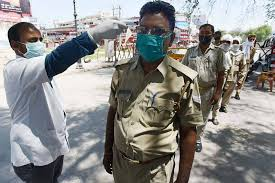
#> input picture test10.jpg, 275 x 183 px
$ python img_recognition_code.py
#> lines starting #> are read from the running program, lines starting #| are printed output that depends on the picture; after the words box and inside, x2 and y2 are one past the last pixel; in counts of white or black regions, pixels touching at a corner belong together
import numpy as np
import cv2

mask_cascade = cv2.CascadeClassifier('cascade.xml')

cap = cv2.imread('test10.jpg')
#> cap is the input picture: shape (183, 275, 3); mean B, G, R 136.5, 138.1, 138.3

gray = cv2.cvtColor(cap, cv2.COLOR_BGR2GRAY)
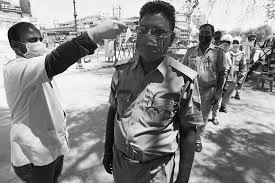
#> gray: shape (183, 275); min 0, max 255, mean 138
faces = mask_cascade.detectMultiScale(gray,1.01, 7)
#> faces = ()

for (x,y,w,h) in faces:
        cv2.rectangle(cap,(x,y),(x+w,y+h),(255,0,0),2)
#> this loop made 0 passes
cv2.imshow('img', cap)
cv2.waitKey(0)
cv2.destroyAllWindows()

$ run again, with test1.jpg copied over test10.jpg
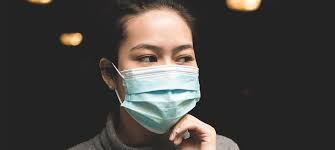
#> input picture test1.jpg, 335 x 150 px
#> cap is the input picture: shape (150, 335, 3); mean B, G, R 61.5, 65, 68.4
#> `gray = cv2.cvtColor(cap, cv2.COLOR_BGR2GRAY)`:
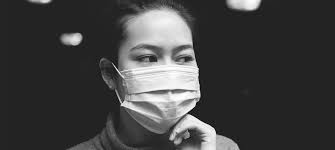
#> gray: shape (150, 335); min 1, max 255, mean 65.6
#> faces = ()

$ run again, with test12.jpg copied over test10.jpg
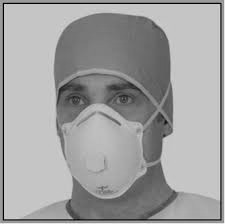
#> input picture test12.jpg, 225 x 224 px
#> cap is the input picture: shape (224, 225, 3); min 0, max 249, mean 159.9
#> faces = [[62, 136, 55, 55]]
#> the loop `for (x,y,w,h) in faces:` made 1 pass
#> after the loop `for (x,y,w,h) in faces:`:
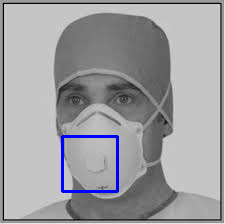
#> cap: shape (224, 225, 3); 1.3% of pixels changed, all inside (x1, y1, x2, y2) = (61, 135, 119, 193)

$ run again, with test13.jpg copied over test10.jpg
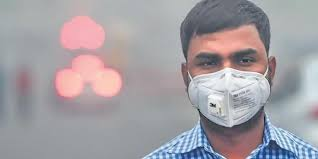
#> input picture test13.jpg, 318 x 159 px
#> cap is the input picture: shape (159, 318, 3); mean B, G, R 163.9, 158.8, 163.7
#> `gray = cv2.cvtColor(cap, cv2.COLOR_BGR2GRAY)`:
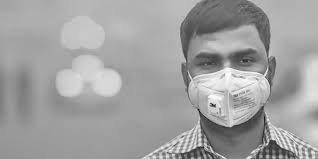
#> gray: shape (159, 318); min 1, max 254, mean 160.9
#> faces = [[195, 59, 78, 78]]
#> the loop `for (x,y,w,h) in faces:` made 1 pass
#> after the loop `for (x,y,w,h) in faces:`:
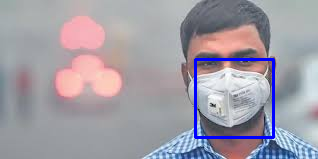
#> cap: shape (159, 318, 3); 1.84% of pixels changed, all inside (x1, y1, x2, y2) = (194, 58, 275, 139)
